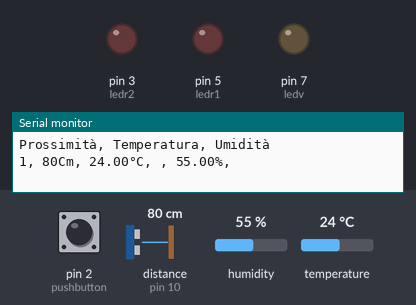
A sketch run on a simulated Arduino Uno, built with avr-gcc and run on an emulated ATmega328P. Parts: output pins drawn as LEDs (lit = HIGH), the last lines printed to the serial monitor. Dashed ring = blinking. Inputs (shaded band) come from the test bench; at power-on: distance to the obstacle (sensor on pin 10) 80 cm, humidity 55 %, temperature 24 °C, pin 2 (pushbutton) LOW. The echo pulse lasts 58.3 µs per cm.

Above: at 1.2 s.
1.3 s: distance to the obstacle (sensor on pin 10) set to 299 cm
At 5.3 s:
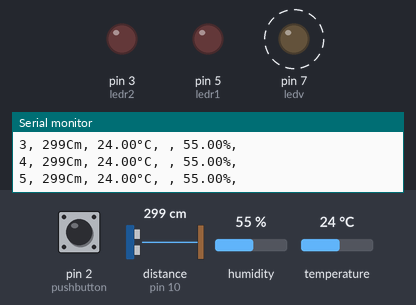
9.2 s: humidity set to 31 %
12.7 s: humidity set to 28 %
At 13.9 s:
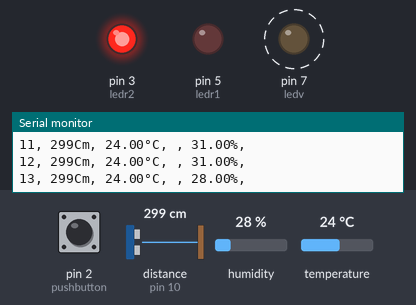
20.5 s: temperature set to 27 °C
24.0 s: temperature set to 30 °C
At 25.5 s:
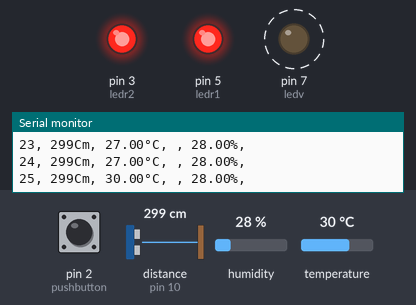
31.9 s: humidity set to 40 %
At 34.7 s:
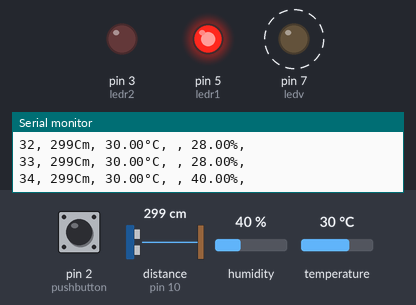
Timing chart, 0 to 40.8 s (numbered marks = the images above; inputs shaded):
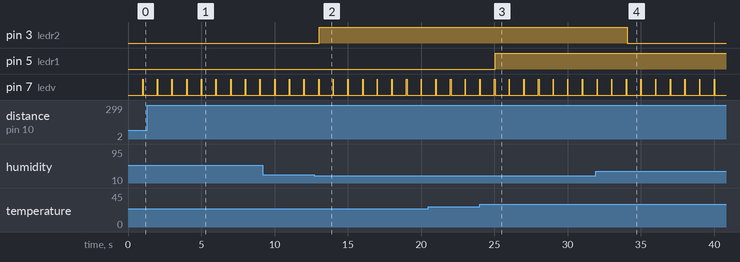

Measured:
- the behaviour switches between 30 and 29 % on humidity (found by bisection; images 1 and 2)
- the behaviour switches between 28 and 29 °C on temperature (found by bisection; images 2 and 3)
- after the input at 1.3 s, pin 7 (ledv): alternates HIGH for 0.02 s and LOW for 0.98 s, starting after 0.70 s
- after the input at 12.7 s, pin 3 (ledr2): LOW → HIGH after 0.36 s
- after the input at 24.0 s, pin 5 (ledr1): LOW → HIGH after 1.1 s
- after the input at 31.9 s, pin 3 (ledr2): HIGH → LOW after 2.2 s

The sketch:

arduino.ino
```cpp
#include "DHT.h"
#define DHTPIN 13
#define DHTTYPE DHT11
DHT dht(DHTPIN, DHTTYPE);

#include <HCSR04.h>
UltraSonicDistanceSensor distanceSensor(11 , 10);

#define buttonPin 2  //Pin digitale 2 per il bottone


int triggerPort = 11;
int echoPort = 10;
int ledv = 7;
int ledr1 = 5;
int ledr2 = 3;
int pushbutton = 2;
int now = 0;
int value = 0;
unsigned long Lastnow = 0;
int delta = 1000;

void setup() {
  Serial.begin(9600);
  Serial.println("Prossimità, Temperatura, Umidità");
  dht.begin();
  pinMode(7, OUTPUT);
  pinMode(5, OUTPUT);
  pinMode(3, OUTPUT);
  pinMode(pushbutton, INPUT);

}

void loop() {

  unsigned long now = millis ();

  if (now - Lastnow >= 1000) {
    Lastnow = now;
    digitalWrite(ledv, HIGH);
    float t = dht.readTemperature();
    float h = dht.readHumidity();
    int m = distanceSensor.measureDistanceCm();
    digitalWrite(ledv, LOW);


    Serial.print(now / 1000);
    Serial.print(", ");
    Serial.print(m);
    Serial.print("Cm");
    Serial.print(", ");
    Serial.print(t);
    Serial.print("°C, ");
    Serial.print(", ");
    Serial.print(h);
    Serial.println("%, ");
    digitalWrite(ledv, LOW);

  delay(15);
  if (t > 28) {
      digitalWrite (ledr1, HIGH);
    } else {
      digitalWrite (ledr1, LOW);
    }
    if (h < 30) {
      digitalWrite (ledr2, HIGH);
    } else {
      digitalWrite (ledr2, LOW);
    }
  }

  value= digitalRead(pushbutton);

   if (value==1){

      digitalWrite (ledr1, LOW);
      digitalWrite (ledr2, LOW);
   }

}
```
